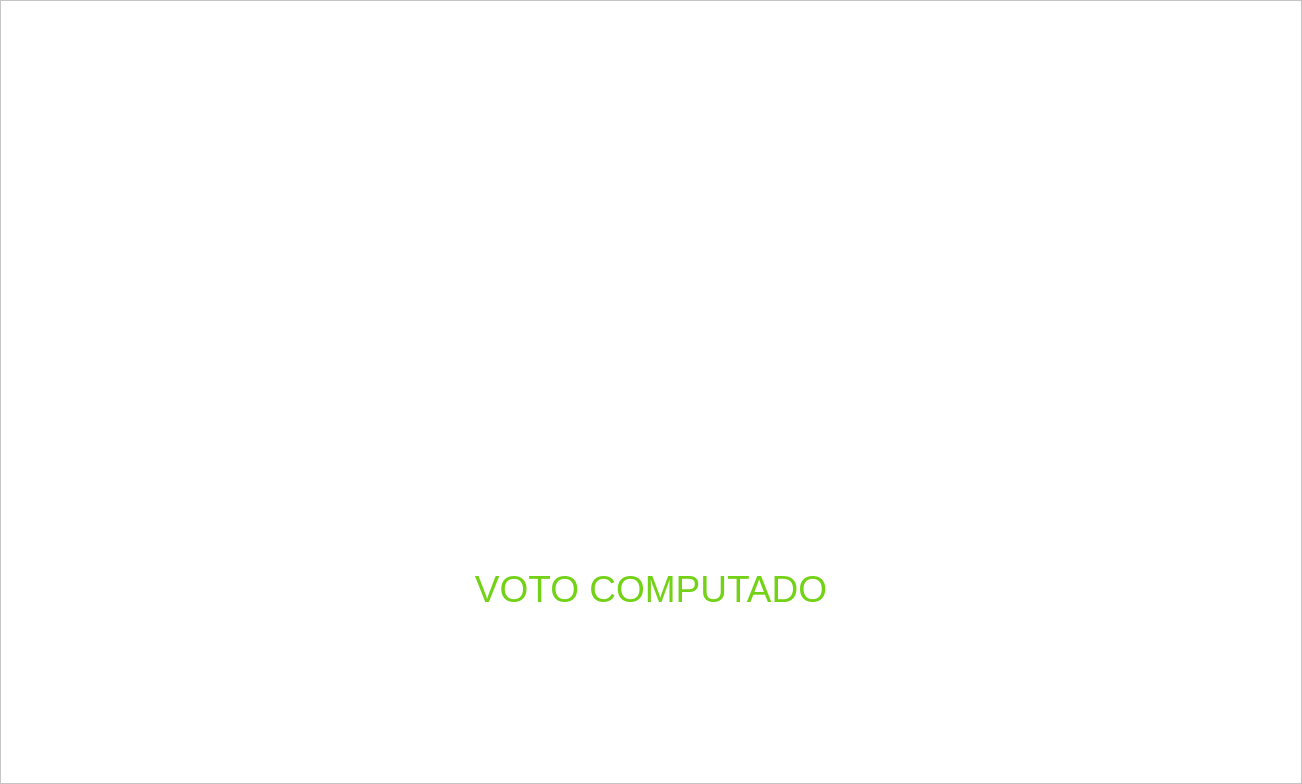
<?xml version="1.0" encoding="UTF-8"?>
<ui version="4.0">
 <class>MainWindow</class>
 <widget class="QMainWindow" name="MainWindow">
  <property name="geometry">
   <rect>
    <x>0</x>
    <y>0</y>
    <width>1302</width>
    <height>784</height>
   </rect>
  </property>
  <property name="windowTitle">
   <string>MainWindow</string>
  </property>
  <widget class="QWidget" name="centralwidget">
   <layout class="QVBoxLayout" name="verticalLayout_2">
    <property name="spacing">
     <number>0</number>
    </property>
    <property name="leftMargin">
     <number>0</number>
    </property>
    <property name="topMargin">
     <number>0</number>
    </property>
    <property name="rightMargin">
     <number>0</number>
    </property>
    <property name="bottomMargin">
     <number>0</number>
    </property>
    <item>
     <widget class="QFrame" name="frame">
      <property name="sizePolicy">
       <sizepolicy hsizetype="Preferred" vsizetype="Preferred">
        <horstretch>0</horstretch>
        <verstretch>1</verstretch>
       </sizepolicy>
      </property>
      <property name="styleSheet">
       <string notr="true">background-color: rgb(255, 255, 255);</string>
      </property>
      <property name="frameShape">
       <enum>QFrame::StyledPanel</enum>
      </property>
      <property name="frameShadow">
       <enum>QFrame::Raised</enum>
      </property>
      <layout class="QVBoxLayout" name="verticalLayout">
       <property name="leftMargin">
        <number>0</number>
       </property>
       <property name="topMargin">
        <number>0</number>
       </property>
       <property name="rightMargin">
        <number>0</number>
       </property>
       <property name="bottomMargin">
        <number>0</number>
       </property>
       <item>
        <widget class="QLabel" name="label">
         <property name="minimumSize">
          <size>
           <width>500</width>
           <height>0</height>
          </size>
         </property>
         <property name="text">
          <string/>
         </property>
         <property name="pixmap">
          <pixmap>icons/computado.png</pixmap>
         </property>
         <property name="alignment">
          <set>Qt::AlignCenter</set>
         </property>
        </widget>
       </item>
       <item>
        <widget class="QLabel" name="label_2">
         <property name="font">
          <font>
           <pointsize>28</pointsize>
          </font>
         </property>
         <property name="styleSheet">
          <string notr="true">color: rgb(115, 210, 22);</string>
         </property>
         <property name="text">
          <string>VOTO COMPUTADO</string>
         </property>
         <property name="alignment">
          <set>Qt::AlignCenter</set>
         </property>
        </widget>
       </item>
      </layout>
     </widget>
    </item>
   </layout>
  </widget>
 </widget>
 <resources/>
 <connections/>
</ui>
